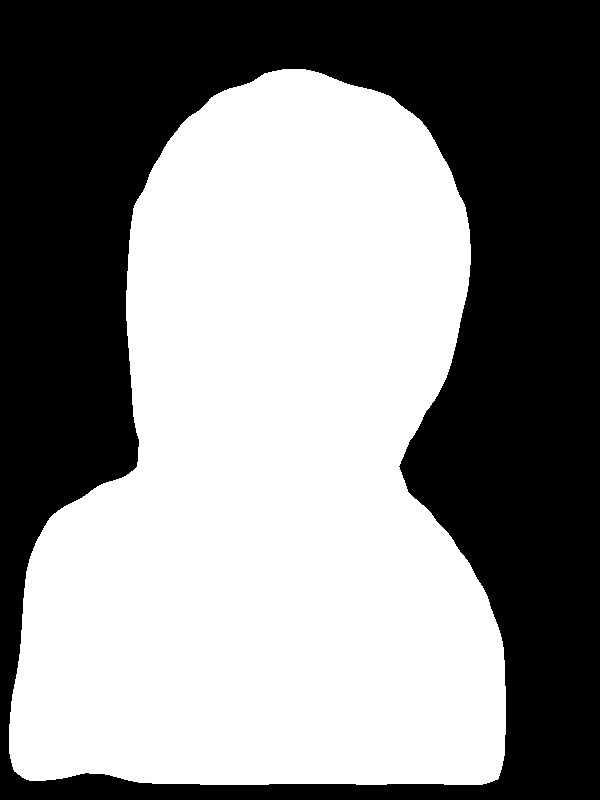
#> input picture demo/output_mask1/photo_0.jpg, 600 x 800 px
$ python gen_trimap.py
#> lines starting #> are read from the running program, lines starting #| are printed output that depends on the picture
#> in main, msk is the input picture: shape (800, 600, 3); min 0, max 255, mean 136.3
import cv2
import numpy as np
import argparse

# [9 lines of commented-out code are left out]

def erode_dilate(msk, struc="ELLIPSE", size=(50,50)):
#> called with struc = 'ELLIPSE', size = (50, 50)
    if struc == "RECT":
        kernel = cv2.getStructuringElement(cv2.MORPH_RECT, size)
    elif struc == "CORSS":
        kernel = cv2.getStructuringElement(cv2.MORPH_CROSS, size)
    else:
        kernel = cv2.getStructuringElement(cv2.MORPH_ELLIPSE, size)

    #msk = msk.astype(np.float32)
    msk = msk / 255
    #msk = msk.astype(np.uint8)

    # val in 0 or 255

    dilated = cv2.dilate(msk, kernel, iterations=1) * 255
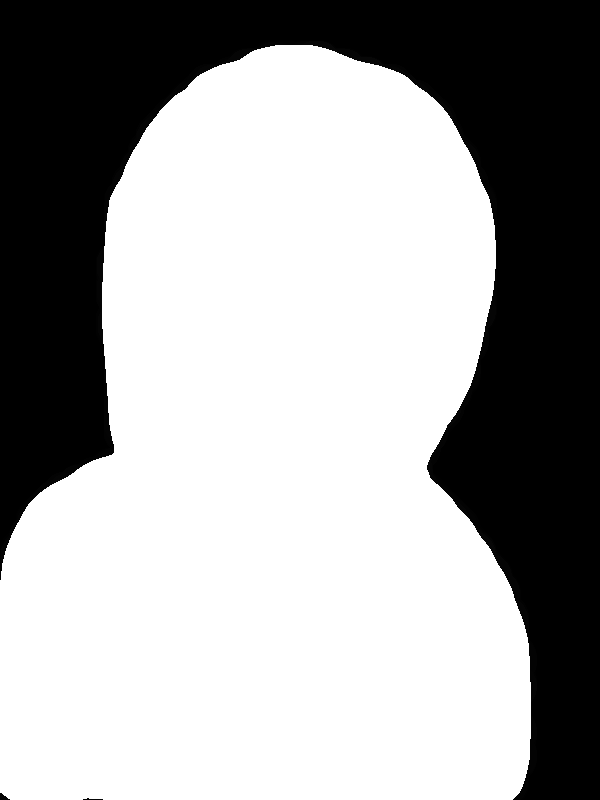
#> dilated: shape (800, 600, 3) float64; min 0, max 255, mean 163.5
    eroded = cv2.erode(msk, kernel, iterations=1) * 255
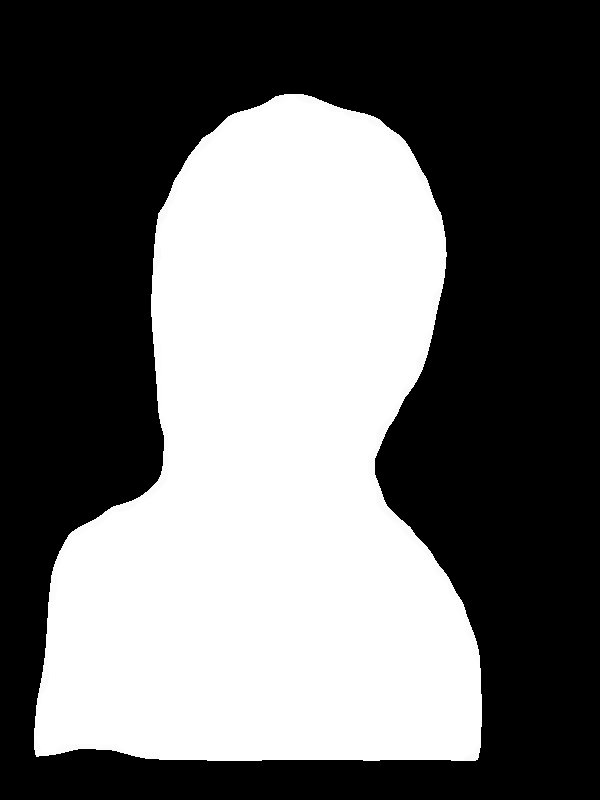
#> eroded: shape (800, 600, 3) float64; min 0, max 255, mean 108.2

    cnt1 = len(np.where(msk >= 0)[0])
#> cnt1 = 1440000
    cnt2 = len(np.where(msk == 0)[0])
#> cnt2 = 661947
    cnt3 = len(np.where(msk == 1)[0])
#> cnt3 = 761319
    #print("all:{} bg:{} fg:{}".format(cnt1, cnt2, cnt3))
    # assert(cnt1 == cnt2 + cnt3)

    cnt1 = len(np.where(dilated >= 0)[0])
    cnt2 = len(np.where(dilated == 0)[0])
#> cnt2 = 489204
    cnt3 = len(np.where(dilated == 255)[0])
#> cnt3 = 922830
    #print("all:{} bg:{} fg:{}".format(cnt1, cnt2, cnt3))
    # assert(cnt1 == cnt2 + cnt3)

    cnt1 = len(np.where(eroded >= 0)[0])
    cnt2 = len(np.where(eroded == 0)[0])
#> cnt2 = 828276
    cnt3 = len(np.where(eroded == 255)[0])
#> cnt3 = 582132
    #print("all:{} bg:{} fg:{}".format(cnt1, cnt2, cnt3))
    # assert(cnt1 == cnt2 + cnt3)

    res = dilated.copy()
    #res[((dilated == 255) & (msk == 0))] = 128
    res[((dilated == 255) & (eroded == 0))] = 128
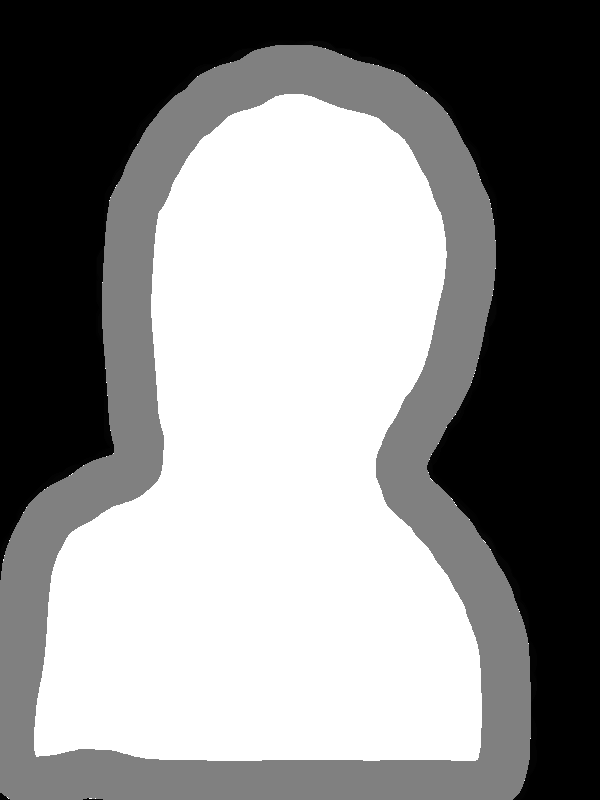
#> res: shape (800, 600, 3) float64; min 0, max 255, mean 136.1

    return res

def main():
    # [11 lines of commented-out code are left out]
    msk=cv2.imread("./output_mask1/photo_0.jpg")
    # [4 lines of commented-out code are left out]
    trimap = erode_dilate(msk)

        # print("Write to {}".format(trimap_name))
    cv2.imwrite("./prediction_mask/mask_0.jpg", trimap)

if __name__ == "__main__":
    main()

$ run again, with demo/output_mask1/photo_1.jpg copied over demo/output_mask1/photo_0.jpg
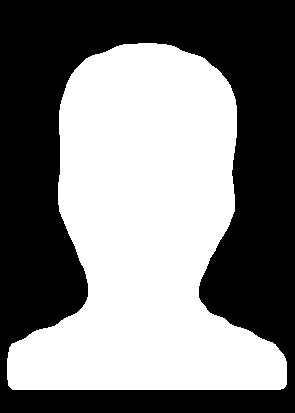
#> input picture demo/output_mask1/photo_1.jpg, 295 x 413 px
#> in main, msk is the input picture: shape (413, 295, 3); min 0, max 255, mean 125.1
#> in erode_dilate, `eroded = cv2.erode(msk, kernel, iterations=1) * 255`:
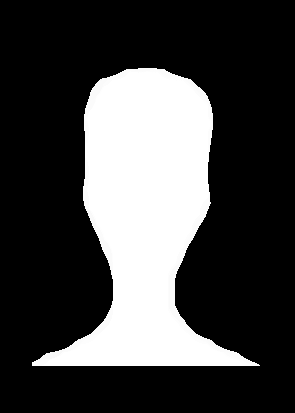
#> eroded: shape (413, 295, 3) float64; min 0, max 255, mean 67.6
#> cnt1 = 365505
#> in erode_dilate, `cnt2 = len(np.where(msk == 0)[0])`: cnt2 = 182001
#> in erode_dilate, `cnt3 = len(np.where(msk == 1)[0])`: cnt3 = 174924
#> in erode_dilate, `cnt2 = len(np.where(dilated == 0)[0])`: cnt2 = 85959
#> in erode_dilate, `cnt3 = len(np.where(dilated == 255)[0])`: cnt3 = 265623
#> in erode_dilate, `cnt2 = len(np.where(eroded == 0)[0])`: cnt2 = 268275
#> in erode_dilate, `cnt3 = len(np.where(eroded == 255)[0])`: cnt3 = 82830
#> in erode_dilate, `res[((dilated == 255) & (eroded == 0))] = 128`:
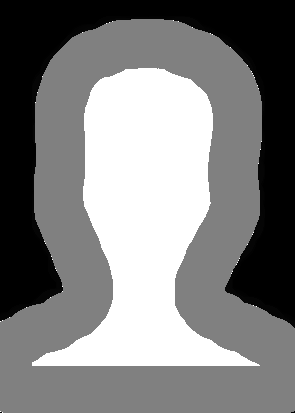
#> res: shape (413, 295, 3) float64; min 0, max 255, mean 127.1

$ run again, with demo/output_mask1/photo_2.jpg copied over demo/output_mask1/photo_0.jpg
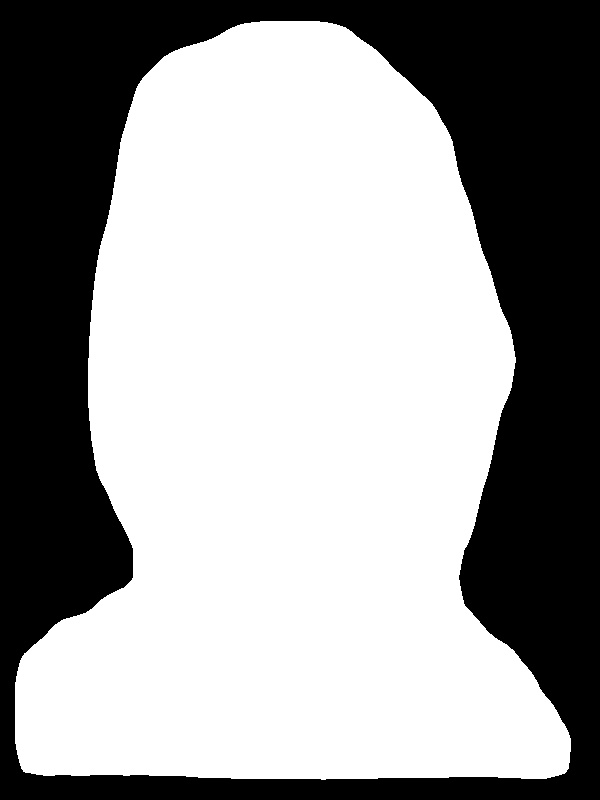
#> input picture demo/output_mask1/photo_2.jpg, 600 x 800 px
#> in main, msk is the input picture: shape (800, 600, 3); min 0, max 255, mean 156
#> in erode_dilate, `eroded = cv2.erode(msk, kernel, iterations=1) * 255`:
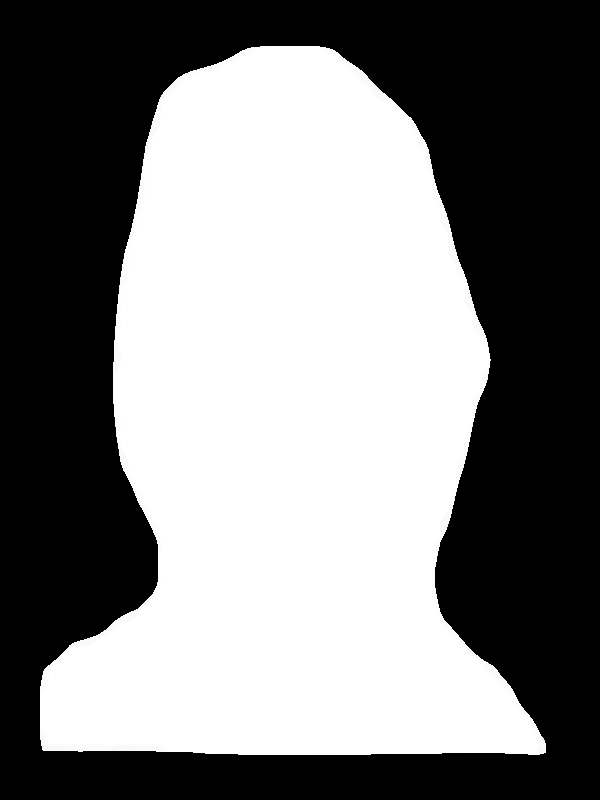
#> eroded: shape (800, 600, 3) float64; min 0, max 255, mean 125.5
#> cnt1 = 1440000
#> in erode_dilate, `cnt2 = len(np.where(msk == 0)[0])`: cnt2 = 549093
#> in erode_dilate, `cnt3 = len(np.where(msk == 1)[0])`: cnt3 = 872244
#> in erode_dilate, `cnt2 = len(np.where(dilated == 0)[0])`: cnt2 = 353013
#> in erode_dilate, `cnt3 = len(np.where(dilated == 255)[0])`: cnt3 = 1057581
#> in erode_dilate, `cnt2 = len(np.where(eroded == 0)[0])`: cnt2 = 730773
#> in erode_dilate, `cnt3 = len(np.where(eroded == 255)[0])`: cnt3 = 677892
#> in erode_dilate, `res[((dilated == 255) & (eroded == 0))] = 128`:
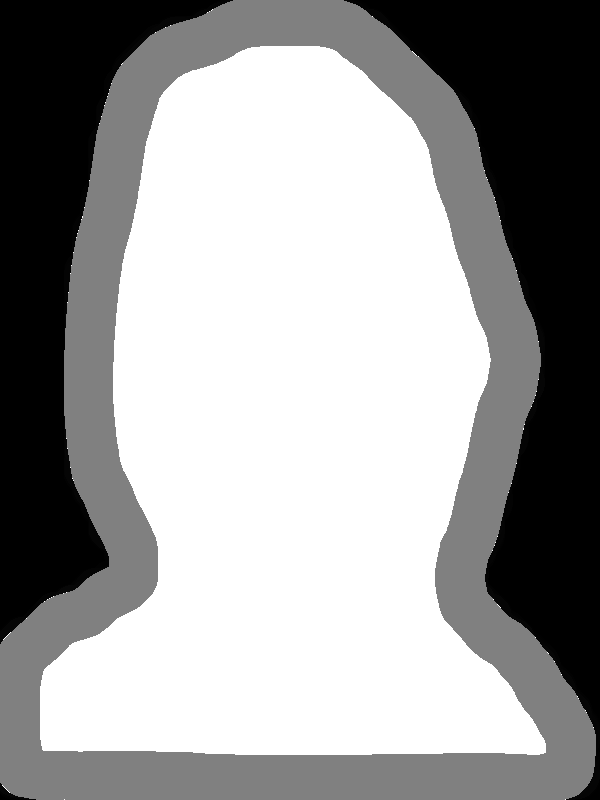
#> res: shape (800, 600, 3) float64; min 0, max 255, mean 156.7
